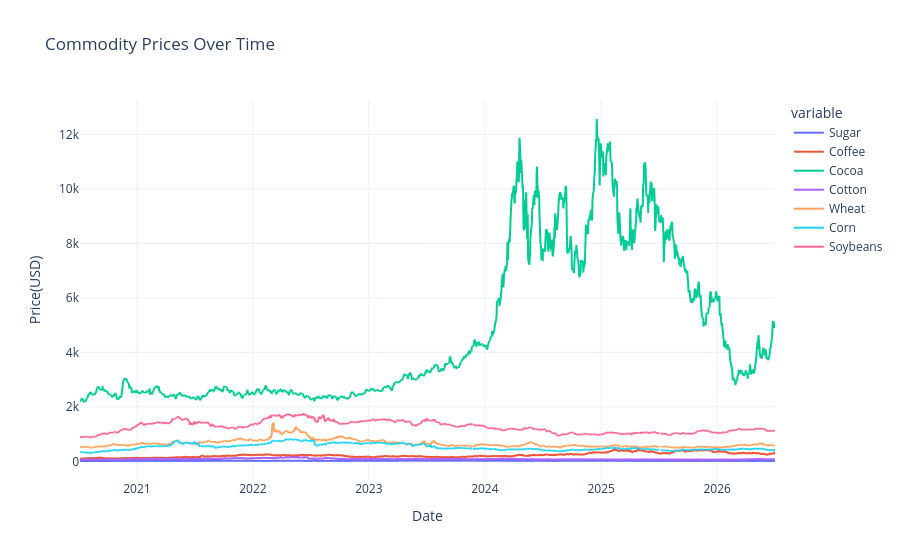

The notebook cell saved with this chart:
### Code cell
#create a simple vissualisation of the data 

import plotly.express as px
#convert index in column for plotly compatibility
df_commodities_reset = df_commodities.reset_index()

#create interactive plotly line chart 
fig = px.line(
    df_commodities_reset, x='Date', y=df_commodities_reset.columns[1:],
    title='Commodity Prices Over Time',
    labels ={'value': 'Price(USD)', 'Date': 'Date'},  
    template='plotly_white'   
)
#Show the interactive plot
fig.show()

#video to help me https://www.youtube.com/watch?v=eGWjRwqnI7E&t=200s

### Figure 1 — Plotly figure (JSON) as saved in the notebook; plotly's stock layout.template omitted (floating-point values rounded to 4 significant figures; data arrays with more than 128 entries replaced by an {"elided": "..."} marker saying what was removed)
{"data": [{"hovertemplate": "variable=Sugar<br>Date=%{x}<br>Price(USD)=%{y}<extra></extra>", "legendgroup": "Sugar", "line": {"color": "#636efa", "dash": "solid"}, "marker": {"symbol": "circle"}, "mode": "lines", "name": "Sugar", "showlegend": true, "type": "scattergl", "x": {"elided": "1509 str values"}, "xaxis": "x", "y": {"elided": "1509 float values"}, "yaxis": "y"}, {"hovertemplate": "variable=Coffee<br>Date=%{x}<br>Price(USD)=%{y}<extra></extra>", "legendgroup": "Coffee", "line": {"color": "#EF553B", "dash": "solid"}, "marker": {"symbol": "circle"}, "mode": "lines", "name": "Coffee", "showlegend": true, "type": "scattergl", "x": {"elided": "1509 str values"}, "xaxis": "x", "y": {"elided": "1509 float values"}, "yaxis": "y"}, {"hovertemplate": "variable=Cocoa<br>Date=%{x}<br>Price(USD)=%{y}<extra></extra>", "legendgroup": "Cocoa", "line": {"color": "#00cc96", "dash": "solid"}, "marker": {"symbol": "circle"}, "mode": "lines", "name": "Cocoa", "showlegend": true, "type": "scattergl", "x": {"elided": "1509 str values"}, "xaxis": "x", "y": {"elided": "1509 float values"}, "yaxis": "y"}, {"hovertemplate": "variable=Cotton<br>Date=%{x}<br>Price(USD)=%{y}<extra></extra>", "legendgroup": "Cotton", "line": {"color": "#ab63fa", "dash": "solid"}, "marker": {"symbol": "circle"}, "mode": "lines", "name": "Cotton", "showlegend": true, "type": "scattergl", "x": {"elided": "1509 str values"}, "xaxis": "x", "y": {"elided": "1509 float values"}, "yaxis": "y"}, {"hovertemplate": "variable=Wheat<br>Date=%{x}<br>Price(USD)=%{y}<extra></extra>", "legendgroup": "Wheat", "line": {"color": "#FFA15A", "dash": "solid"}, "marker": {"symbol": "circle"}, "mode": "lines", "name": "Wheat", "showlegend": true, "type": "scattergl", "x": {"elided": "1509 str values"}, "xaxis": "x", "y": {"elided": "1509 float values"}, "yaxis": "y"}, {"hovertemplate": "variable=Corn<br>Date=%{x}<br>Price(USD)=%{y}<extra></extra>", "legendgroup": "Corn", "line": {"color": "#19d3f3", "dash": "solid"}, "marker": {"symbol": "circle"}, "mode": "lines", "name": "Corn", "showlegend": true, "type": "scattergl", "x": {"elided": "1509 str values"}, "xaxis": "x", "y": {"elided": "1509 float values"}, "yaxis": "y"}, {"hovertemplate": "variable=Soybeans<br>Date=%{x}<br>Price(USD)=%{y}<extra></extra>", "legendgroup": "Soybeans", "line": {"color": "#FF6692", "dash": "solid"}, "marker": {"symbol": "circle"}, "mode": "lines", "name": "Soybeans", "showlegend": true, "type": "scattergl", "x": {"elided": "1509 str values"}, "xaxis": "x", "y": {"elided": "1509 float values"}, "yaxis": "y"}], "layout": {"legend": {"title": {"text": "variable"}, "tracegroupgap": 0}, "title": {"text": "Commodity Prices Over Time"}, "xaxis": {"anchor": "y", "domain": [0, 1], "title": {"text": "Date"}}, "yaxis": {"anchor": "x", "domain": [0, 1], "title": {"text": "Price(USD)"}}}}
